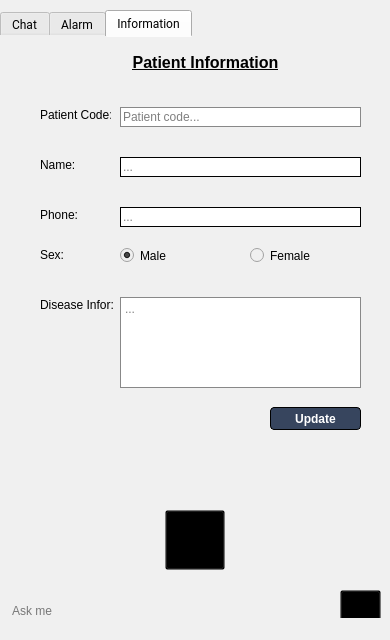
<?xml version="1.0" encoding="UTF-8"?>
<ui version="4.0">
 <class>MainWindow</class>
 <widget class="QMainWindow" name="MainWindow">
  <property name="geometry">
   <rect>
    <x>0</x>
    <y>0</y>
    <width>390</width>
    <height>640</height>
   </rect>
  </property>
  <property name="windowTitle">
   <string>Healthcare Virtual Assistant</string>
  </property>
  <property name="windowIcon">
   <iconset>
    <normaloff>icon/logo.png</normaloff>icon/logo.png</iconset>
  </property>
  <property name="styleSheet">
   <string notr="true">background: #F0F0F0</string>
  </property>
  <widget class="QWidget" name="centralwidget">
   <widget class="QTabWidget" name="tabWidget">
    <property name="geometry">
     <rect>
      <x>0</x>
      <y>10</y>
      <width>391</width>
      <height>481</height>
     </rect>
    </property>
    <property name="font">
     <font>
      <family>Roboto</family>
     </font>
    </property>
    <property name="styleSheet">
     <string notr="true">border:none;
outline:none;
display: flex;
justify-content: center;
background: #F0F0F0;</string>
    </property>
    <property name="currentIndex">
     <number>2</number>
    </property>
    <widget class="QWidget" name="tab">
     <attribute name="title">
      <string>Chat</string>
     </attribute>
     <widget class="QListWidget" name="chat_widget">
      <property name="geometry">
       <rect>
        <x>10</x>
        <y>20</y>
        <width>371</width>
        <height>411</height>
       </rect>
      </property>
      <property name="styleSheet">
       <string notr="true">border: none;
background: #F0F0F0</string>
      </property>
     </widget>
     <widget class="QWidget" name="chat_user_widget" native="true">
      <property name="geometry">
       <rect>
        <x>50</x>
        <y>40</y>
        <width>330</width>
        <height>51</height>
       </rect>
      </property>
      <property name="styleSheet">
       <string notr="true">background: #F0F0F0</string>
      </property>
      <widget class="QLabel" name="chat_user">
       <property name="geometry">
        <rect>
         <x>30</x>
         <y>5</y>
         <width>250</width>
         <height>41</height>
        </rect>
       </property>
       <property name="styleSheet">
        <string notr="true">background: rgb(255, 255, 255);
border-radius: 10px;
padding-right: 10px</string>
       </property>
       <property name="text">
        <string>...</string>
       </property>
       <property name="alignment">
        <set>Qt::AlignRight|Qt::AlignTrailing|Qt::AlignVCenter</set>
       </property>
      </widget>
      <widget class="QLabel" name="label_5">
       <property name="geometry">
        <rect>
         <x>290</x>
         <y>10</y>
         <width>31</width>
         <height>31</height>
        </rect>
       </property>
       <property name="text">
        <string/>
       </property>
       <property name="pixmap">
        <pixmap>icon/woman.png</pixmap>
       </property>
       <property name="alignment">
        <set>Qt::AlignCenter</set>
       </property>
      </widget>
     </widget>
     <widget class="QWidget" name="chat_bot_widget" native="true">
      <property name="geometry">
       <rect>
        <x>10</x>
        <y>110</y>
        <width>330</width>
        <height>51</height>
       </rect>
      </property>
      <property name="styleSheet">
       <string notr="true">background: transparent</string>
      </property>
      <widget class="QLabel" name="chat_bot">
       <property name="geometry">
        <rect>
         <x>50</x>
         <y>5</y>
         <width>250</width>
         <height>41</height>
        </rect>
       </property>
       <property name="styleSheet">
        <string notr="true">background: rgb(255, 255, 255);
border-radius: 10px;
padding-left: 10px</string>
       </property>
       <property name="text">
        <string>...</string>
       </property>
       <property name="alignment">
        <set>Qt::AlignLeading|Qt::AlignLeft|Qt::AlignVCenter</set>
       </property>
       <property name="wordWrap">
        <bool>true</bool>
       </property>
      </widget>
      <widget class="QLabel" name="label_7">
       <property name="geometry">
        <rect>
         <x>10</x>
         <y>10</y>
         <width>31</width>
         <height>31</height>
        </rect>
       </property>
       <property name="text">
        <string/>
       </property>
       <property name="pixmap">
        <pixmap>icon/bot.png</pixmap>
       </property>
       <property name="alignment">
        <set>Qt::AlignCenter</set>
       </property>
      </widget>
     </widget>
     <widget class="QWidget" name="heart_widget" native="true">
      <property name="enabled">
       <bool>true</bool>
      </property>
      <property name="geometry">
       <rect>
        <x>80</x>
        <y>30</y>
        <width>221</width>
        <height>181</height>
       </rect>
      </property>
      <property name="font">
       <font>
        <family>Roboto</family>
       </font>
      </property>
      <property name="styleSheet">
       <string notr="true">background: #F0F0F0</string>
      </property>
      <widget class="QLabel" name="label_4">
       <property name="enabled">
        <bool>true</bool>
       </property>
       <property name="geometry">
        <rect>
         <x>80</x>
         <y>10</y>
         <width>71</width>
         <height>71</height>
        </rect>
       </property>
       <property name="text">
        <string/>
       </property>
       <property name="pixmap">
        <pixmap>icon/heart.png</pixmap>
       </property>
       <property name="alignment">
        <set>Qt::AlignCenter</set>
       </property>
      </widget>
      <widget class="QLabel" name="heart_rate_label">
       <property name="geometry">
        <rect>
         <x>0</x>
         <y>80</y>
         <width>221</width>
         <height>20</height>
        </rect>
       </property>
       <property name="font">
        <font>
         <family>Roboto</family>
         <pointsize>10</pointsize>
        </font>
       </property>
       <property name="text">
        <string>Your heart rate is 79bpm </string>
       </property>
       <property name="alignment">
        <set>Qt::AlignCenter</set>
       </property>
      </widget>
      <widget class="QLabel" name="spo2_label">
       <property name="geometry">
        <rect>
         <x>0</x>
         <y>110</y>
         <width>221</width>
         <height>20</height>
        </rect>
       </property>
       <property name="font">
        <font>
         <family>Roboto</family>
         <pointsize>10</pointsize>
        </font>
       </property>
       <property name="text">
        <string>Your spo2 is 99%</string>
       </property>
       <property name="alignment">
        <set>Qt::AlignCenter</set>
       </property>
      </widget>
     </widget>
    </widget>
    <widget class="QWidget" name="tab_2">
     <attribute name="title">
      <string>Alarm</string>
     </attribute>
     <widget class="QListWidget" name="listWidget">
      <property name="geometry">
       <rect>
        <x>10</x>
        <y>80</y>
        <width>371</width>
        <height>361</height>
       </rect>
      </property>
      <property name="styleSheet">
       <string notr="true">border:1px solid black;
padding: 10px</string>
      </property>
     </widget>
     <widget class="QLabel" name="label">
      <property name="geometry">
       <rect>
        <x>150</x>
        <y>40</y>
        <width>81</width>
        <height>21</height>
       </rect>
      </property>
      <property name="font">
       <font>
        <family>Roboto</family>
        <pointsize>12</pointsize>
       </font>
      </property>
      <property name="styleSheet">
       <string notr="true">size: 16px;</string>
      </property>
      <property name="text">
       <string>Alarm</string>
      </property>
      <property name="alignment">
       <set>Qt::AlignCenter</set>
      </property>
     </widget>
    </widget>
    <widget class="QWidget" name="tab_3">
     <attribute name="title">
      <string>Information</string>
     </attribute>
     <widget class="QLabel" name="label_5">
      <property name="geometry">
       <rect>
        <x>10</x>
        <y>10</y>
        <width>391</width>
        <height>31</height>
       </rect>
      </property>
      <property name="font">
       <font>
        <family>Arial</family>
        <pointsize>-1</pointsize>
        <weight>75</weight>
        <bold>true</bold>
        <underline>true</underline>
       </font>
      </property>
      <property name="styleSheet">
       <string notr="true">font-size: 16px;
text-decoration: underline;</string>
      </property>
      <property name="text">
       <string>Patient Information</string>
      </property>
      <property name="alignment">
       <set>Qt::AlignCenter</set>
      </property>
     </widget>
     <widget class="QLabel" name="label_6">
      <property name="geometry">
       <rect>
        <x>40</x>
        <y>70</y>
        <width>71</width>
        <height>16</height>
       </rect>
      </property>
      <property name="text">
       <string>Patient Code:</string>
      </property>
     </widget>
     <widget class="QLineEdit" name="lineEditPatientCode">
      <property name="geometry">
       <rect>
        <x>120</x>
        <y>70</y>
        <width>241</width>
        <height>20</height>
       </rect>
      </property>
      <property name="autoFillBackground">
       <bool>false</bool>
      </property>
      <property name="styleSheet">
       <string notr="true">border: 1px solid #888;
background: #fff</string>
      </property>
      <property name="text">
       <string/>
      </property>
      <property name="frame">
       <bool>true</bool>
      </property>
      <property name="echoMode">
       <enum>QLineEdit::Normal</enum>
      </property>
      <property name="dragEnabled">
       <bool>false</bool>
      </property>
      <property name="readOnly">
       <bool>true</bool>
      </property>
      <property name="placeholderText">
       <string>Patient code...</string>
      </property>
      <property name="clearButtonEnabled">
       <bool>false</bool>
      </property>
     </widget>
     <widget class="QLineEdit" name="lineEditName">
      <property name="geometry">
       <rect>
        <x>120</x>
        <y>120</y>
        <width>241</width>
        <height>20</height>
       </rect>
      </property>
      <property name="autoFillBackground">
       <bool>false</bool>
      </property>
      <property name="styleSheet">
       <string notr="true">border: 1px solid black;
background: #fff</string>
      </property>
      <property name="placeholderText">
       <string>...</string>
      </property>
     </widget>
     <widget class="QLabel" name="label_7">
      <property name="geometry">
       <rect>
        <x>40</x>
        <y>120</y>
        <width>71</width>
        <height>16</height>
       </rect>
      </property>
      <property name="text">
       <string>Name:</string>
      </property>
     </widget>
     <widget class="QLineEdit" name="lineEditPhone">
      <property name="geometry">
       <rect>
        <x>120</x>
        <y>170</y>
        <width>241</width>
        <height>20</height>
       </rect>
      </property>
      <property name="autoFillBackground">
       <bool>false</bool>
      </property>
      <property name="styleSheet">
       <string notr="true">border: 1px solid black;
background: #fff</string>
      </property>
      <property name="placeholderText">
       <string>...</string>
      </property>
     </widget>
     <widget class="QLabel" name="label_8">
      <property name="geometry">
       <rect>
        <x>40</x>
        <y>170</y>
        <width>71</width>
        <height>16</height>
       </rect>
      </property>
      <property name="text">
       <string>Phone:</string>
      </property>
     </widget>
     <widget class="QLabel" name="label_9">
      <property name="geometry">
       <rect>
        <x>40</x>
        <y>260</y>
        <width>81</width>
        <height>16</height>
       </rect>
      </property>
      <property name="text">
       <string>Disease Infor:</string>
      </property>
     </widget>
     <widget class="QTextEdit" name="textEditDisease">
      <property name="geometry">
       <rect>
        <x>120</x>
        <y>260</y>
        <width>241</width>
        <height>91</height>
       </rect>
      </property>
      <property name="styleSheet">
       <string notr="true">border: 1px solid #888;
background: #fff</string>
      </property>
      <property name="readOnly">
       <bool>true</bool>
      </property>
      <property name="placeholderText">
       <string>...</string>
      </property>
     </widget>
     <widget class="QLabel" name="label_10">
      <property name="geometry">
       <rect>
        <x>40</x>
        <y>210</y>
        <width>71</width>
        <height>16</height>
       </rect>
      </property>
      <property name="text">
       <string>Sex:</string>
      </property>
     </widget>
     <widget class="QGroupBox" name="groupBox">
      <property name="geometry">
       <rect>
        <x>110</x>
        <y>210</y>
        <width>241</width>
        <height>20</height>
       </rect>
      </property>
      <property name="title">
       <string/>
      </property>
      <widget class="QRadioButton" name="radioButtonMale">
       <property name="geometry">
        <rect>
         <x>10</x>
         <y>0</y>
         <width>82</width>
         <height>17</height>
        </rect>
       </property>
       <property name="text">
        <string>Male</string>
       </property>
       <property name="checked">
        <bool>true</bool>
       </property>
      </widget>
      <widget class="QRadioButton" name="radioButtonFemale">
       <property name="geometry">
        <rect>
         <x>140</x>
         <y>0</y>
         <width>82</width>
         <height>17</height>
        </rect>
       </property>
       <property name="text">
        <string>Female</string>
       </property>
      </widget>
     </widget>
     <widget class="QPushButton" name="btnUpdate">
      <property name="geometry">
       <rect>
        <x>270</x>
        <y>370</y>
        <width>91</width>
        <height>23</height>
       </rect>
      </property>
      <property name="styleSheet">
       <string notr="true">border-radius: 4px;
border: 1px solid black;
color: white;
font-weight: bold;
background-color: #37455E;</string>
      </property>
      <property name="text">
       <string>Update</string>
      </property>
     </widget>
    </widget>
   </widget>
   <widget class="QPushButton" name="btn_speak">
    <property name="geometry">
     <rect>
      <x>165</x>
      <y>510</y>
      <width>60</width>
      <height>60</height>
     </rect>
    </property>
    <property name="layoutDirection">
     <enum>Qt::LeftToRight</enum>
    </property>
    <property name="autoFillBackground">
     <bool>false</bool>
    </property>
    <property name="styleSheet">
     <string notr="true">background: transparent;
</string>
    </property>
    <property name="text">
     <string/>
    </property>
    <property name="icon">
     <iconset>
      <normaloff>icon/blue-mic.png</normaloff>icon/blue-mic.png</iconset>
    </property>
    <property name="iconSize">
     <size>
      <width>48</width>
      <height>48</height>
     </size>
    </property>
   </widget>
   <widget class="QPushButton" name="btn_send">
    <property name="geometry">
     <rect>
      <x>340</x>
      <y>590</y>
      <width>41</width>
      <height>41</height>
     </rect>
    </property>
    <property name="autoFillBackground">
     <bool>false</bool>
    </property>
    <property name="styleSheet">
     <string notr="true">background: transparent;
</string>
    </property>
    <property name="text">
     <string/>
    </property>
    <property name="icon">
     <iconset>
      <normaloff>icon/send.png</normaloff>icon/send.png</iconset>
    </property>
    <property name="iconSize">
     <size>
      <width>32</width>
      <height>32</height>
     </size>
    </property>
   </widget>
   <widget class="QLineEdit" name="ask_entry">
    <property name="geometry">
     <rect>
      <x>10</x>
      <y>590</y>
      <width>321</width>
      <height>41</height>
     </rect>
    </property>
    <property name="styleSheet">
     <string notr="true">background: transparent;
border:none;
border-raidus: 10px;</string>
    </property>
    <property name="inputMask">
     <string/>
    </property>
    <property name="cursorPosition">
     <number>0</number>
    </property>
    <property name="dragEnabled">
     <bool>false</bool>
    </property>
    <property name="placeholderText">
     <string>Ask me</string>
    </property>
   </widget>
  </widget>
  <widget class="QStatusBar" name="statusbar"/>
 </widget>
 <resources/>
 <connections/>
 <designerdata>
  <property name="gridDeltaX">
   <number>10</number>
  </property>
  <property name="gridDeltaY">
   <number>10</number>
  </property>
  <property name="gridSnapX">
   <bool>true</bool>
  </property>
  <property name="gridSnapY">
   <bool>true</bool>
  </property>
  <property name="gridVisible">
   <bool>true</bool>
  </property>
 </designerdata>
</ui>
